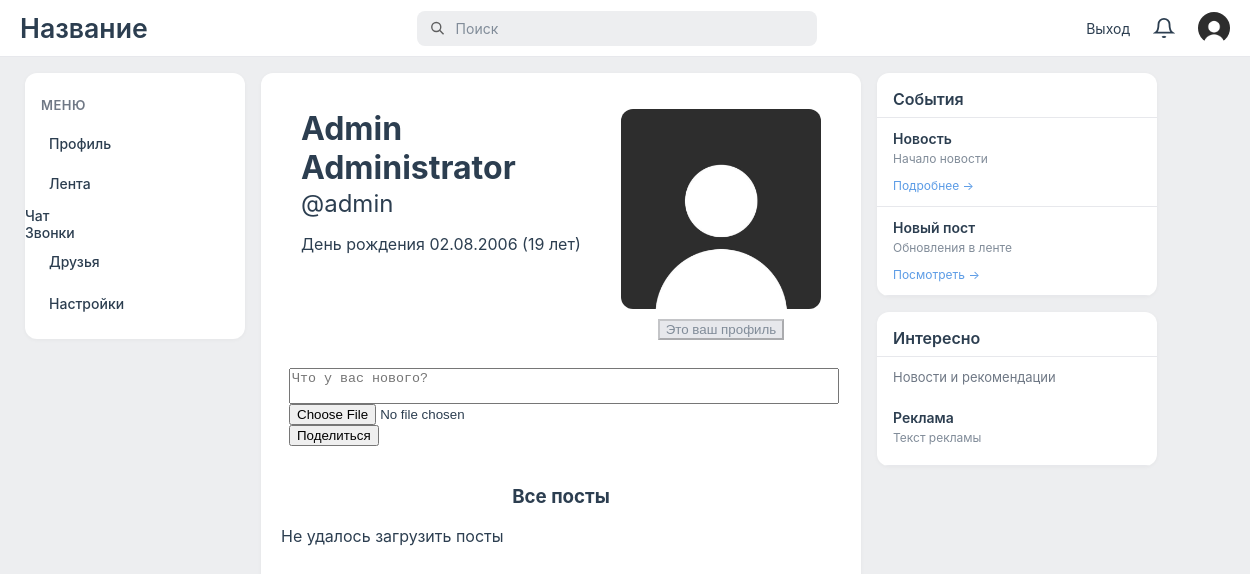
The app's page /profile/userWall.php?user_id=2 (signed in) with its own data.
### tables this page shows
CREATE TABLE `users` (
  `user_id` int NOT NULL,
  `login` varchar(50) NOT NULL,
  `first_name` varchar(255) NOT NULL,
  `last_name` varchar(255) NOT NULL,
  `password` varchar(255) NOT NULL,
  `role` varchar(10) NOT NULL,
  `is_private` tinyint(1) NOT NULL,
  `birthday_date` date NOT NULL,
  `creation_date` date NOT NULL,
  `avatar` varchar(255) NOT NULL
);

### classes/DataBase.php (called while the page is built, shortened)
<?php
class Database {
   private $pdo;
    public function __construct() {
        $this->pdo = new PDO("mysql:host=messenger;dbname=Social", "root", "");
        $this->pdo->setAttribute(PDO::ATTR_ERRMODE, PDO::ERRMODE_EXCEPTION);
    }
    public function query1($sql, $params = []) {
        $stmt = $this->pdo->prepare($sql);
        $stmt->execute($params);
        return $stmt;
    }
    public function fetchOne($sql, $params = []) {
        $result = $this->query1($sql, $params)->fetch();
        return $result === false ? null : $result;
    }
}
?>

### classes/User.php (called while the page is built, shortened)
<?php
class User {
    private $data = [];
    public function __construct(int $user_id, array $data, Database $db) {
        $this->data = $data;
    }
	public static function getUserById($id, Database $db){
		$sql = "SELECT * FROM users WHERE user_id = ?";
		$data = $db->fetchOne($sql, [$id]);
		return new self($id, $data, $db);
	}
    public function get($field) {
        return $this->data[$field] ?? '';
    }
	public function getAge(){
		$curDate = new DateTime();
		$birthday_date = new DateTime($this->get(UserField::BIRTHDAY));
		$age = $curDate->diff($birthday_date);
		return $age->y;
	}
	public function getFormattedBirthday(){
		$birthday_date = new DateTime($this->get(UserField::BIRTHDAY));
		return $birthday_date->format('d.m.Y');
	}
}
?>

### includes/init.php (called while the page is built, shortened)
<?php
require_once __DIR__ . '/../classes/Database.php';
require_once __DIR__ . '/../classes/User.php';
$db = new Database();
?>

### profile/userWall.php (the view, shortened to what this page needs)
<?php
include "../includes/init.php";
$wall_owner_id = isset($_GET['user_id']) ? intval($_GET['user_id']) : 0;
$wall_owner = User::getUserById($_GET['user_id'], $db);
	$first_name = $wall_owner? $wall_owner->get(UserField::FIRST_NAME): 'Пользователь';
	$last_name = $wall_owner? $wall_owner->get(UserField::LAST_NAME): 'Несуществующий';
	$login = $wall_owner? $wall_owner->get(UserField::LOGIN): 'does_not_exist';
$wall_owner = User::getUserById($wall_owner_id, $db);
    ?>
    <?php
$profile_img = $wall_owner->get(UserField::AVATAR);
$friendship_status = 'none';
$is_owner = false;
$sent_request = false;
$incoming_request = false;
$is_admin = false;
$complaints_count = 0;
if (isset($_SESSION['id'])) {
    $current_user_id = $_SESSION['id'];
    $is_owner = ($current_user_id == $wall_owner_id);
    $current_user = User::getUserById($current_user_id, $db);
    if ($current_user && $current_user->get('role') == '1') {
        $is_admin = true;
        $complaints_sql = "SELECT COUNT(*) as count FROM complains WHERE target_user_id = ?";
        $complaints_result = $db->fetchOne($complaints_sql, [$wall_owner_id]);
        $complaints_count = $complaints_result ? $complaints_result['count'] : 0;
    }
}
?>
<!DOCTYPE html>
<html lang="en">
<head>
	<link rel="stylesheet" href="../assets/css/style.css">
	<link rel="stylesheet" href="../assets/css/user_wall.css">
</head>
<body>
    <?php include '../includes/header.php'; ?>
    <div class="columns-container">
        <?php include '../includes/menuLeft.php'; ?>
        <div class="center-panel">
            <div class="center-panel1">
                <div class="userInfoContainer">
                    <div style="display: flex; flex-direction: column; flex: 1;">
                        <div class="userName">
                            <?php echo $first_name ?>
							<?php echo $last_name ?>
                        </div>
                        <div class="userLogin"> @<?php echo $login ?></div>
						<?php if($wall_owner != null){?>
                        <div class="otherInfo">
                            День рождения <?php echo $wall_owner->getFormattedBirthday(); ?>
                            (<?php echo $wall_owner->getAge(); ?> лет)
                        </div>
                    </div>
                    <div style="display: flex; flex-direction: column; align-items: center; gap: 10px;">
                        <img src="../assets/uploads/<?php echo $profile_img; ?>" style="height: 200px; border-radius: 12px;">
                        <?php if (isset($_SESSION['id']) && !$is_owner): ?>
                            <?php if ($is_admin): ?>
                                <?php if ($complaints_count > 0): ?>
                                    <div class="complaints-info" style="text-align: center; margin-bottom: 4px;">
                                        <span style="color: #e74c3c; font-size: 14px;">
                                            ⚠ Жалоб на пользователя: <strong><?php echo $complaints_count; ?></strong>
                                        </span>
                                    </div>
                                <?php else: ?>
                                    <div class="complaints-info" style="text-align: center; margin-bottom: 4px;">
                                        <span style="color: #818c99; font-size: 14px;">
                                            ✅ Жалоб нет
                                        </span>
                                    </div>
                                <?php endif; ?>
                                <button class="admin-delete-btn" data-user-id="<?php echo $wall_owner_id; ?>">
                                    🗑 Удалить пользователя
                                </button>
                            <?php else: ?>
                                <?php if ($friendship_status == 'accepted'): ?>
                                    <button class="friend-btn friends" disabled>
                                        Вы друзья ✓
                                    </button>
                                <?php elseif ($sent_request): ?>
                                    <button class="friend-btn pending" disabled>
                                        Заявка отправлена
                                    </button>
                                <?php elseif ($incoming_request): ?>
                                    <button class="friend-btn accept-request" data-user-id="<?php echo $wall_owner_id; ?>">
                                        Принять заявку в друзья
                                    </button>
                                <?php else: ?>
                                    <button class="friend-btn send-request" data-user-id="<?php echo $wall_owner_id; ?>">
                                        Добавить в друзья
                                    </button>
                                <?php endif; ?>
                                <button class="complaint-btn" data-user-id="<?php echo $wall_owner_id; ?>">
                                    ⚠ Пожаловаться
                                </button>
                            <?php endif; ?>
                        <?php elseif ($is_owner): ?>
                            <button class="friend-btn" style="background-color: #e7e8ec; color: #818c99; cursor: default;" disabled>
                                Это ваш профиль
                            </button>
                        <?php endif; ?>
                    </div>
                </div>
                <?php if($wall_owner != null && isset($_SESSION['id'])){?>
                <div>
                    <form id="postForm" class="postForm">
                        <textarea id="postMessage" placeholder="Что у вас нового?"></textarea>
                        <input id="postImage" type="file">
                        <button>Поделиться</button>
                    </form>
                </div>
                <?php }
				if ($wall_owner != null){?>
                <div style="width:100%; display: flex; justify-content: center; align-items: center;">
                    <h3>Все посты</h3>
                </div>
                <div class="postsContainer" id="postsContainer">
                </div>
                <?php
                }
                } else {?>
				<div class="pageNotFound">
					Как вы тут оказались?
				</div>
				<?php } ?>
            </div>
        </div>
        <?php include '../includes/menuRight.php'; ?>
    </div>
</body>
</html>

### includes/header.php (shortened to what this page needs)
<div class="header-fullwidth">
	<h1>Название</h1>
	<div class="search-container">
		<div class="search-box">
			<svg class="search-icon" viewBox="0 0 24 24" fill="none" stroke="currentColor" stroke-width="2">
				<circle cx="10.5" cy="10.5" r="6.5" />
				<line x1="21" y1="21" x2="15" y2="15" />
			</svg>
			<input type="text" class="search-input" placeholder="Поиск">
		</div>
	</div>
	<div class="header-right">
		<?php
		require_once __DIR__ . '/../classes/Database.php';
		if (isset($_SESSION['id'])):
		?>
		<a href="../auth/logout.php" style="text-decoration: none; color: #2c3e50; font-size: 14px;">Выход</a>
		<?php include '../includes/notificationBell.php'; ?>
		<div class="avatar">
			<?php
				$db = new Database();
				$user = User::getUserById($_SESSION['id'], $db);
				$image_name = $user->get(UserField::AVATAR);
				?>
			<img src="../assets/uploads/<?php echo ($image_name);?>"
				style="width: 32px; height: 32px; border-radius: 100%;">
		</div>
		<?php else:?>
		<div>Вы вошли как гость</div>
		<?php endif;?>
	</div>
</div>

### assets/css/style.css (style rules this page uses)
body { margin: 0; padding: 0; width: 100%; min-width: 100%; height: 100vh; font-family: -apple-system, BlinkMacSystemFont, 'Segoe UI', Roboto, 'Helvetica Neue', Arial, sans-serif; display: flex; flex-direction: column; overflow-y: hidden; overflow-x: auto; background: #edeef0; }
.header-fullwidth { display: flex; flex-shrink: 0; align-items: center; justify-content: space-between; width: 100%; min-width: 100vw; background: #ffffff; border-bottom: 1px solid #e7e8ec; position: sticky; top: 0; left: 0; right: 0; z-index: 80; box-sizing: border-box; flex-shrink: 0; padding: 0 20px; }
h1 { font-size: 20pt; font-weight: 600; margin: 0; padding: 12px 0; color: #2c3e50; }
.header-fullwidth h1 { margin: 0; color: #2c3e50; font-size: 20pt; font-weight: 600; }
.search-container { flex: 1; max-width: 400px; margin: 0 20px; }
.search-box { display: flex; align-items: center; background: #edeef0; border-radius: 8px; padding: 8px 12px; transition: all 0.2s; }
.search-icon { width: 18px; height: 18px; margin-right: 8px; opacity: 0.6; }
.search-input { background: transparent; border: none; outline: none; font-size: 14px; width: 100%; font-family: inherit; }
.search-input::placeholder { color: #818c99; }
.header-right { display: flex; gap: 15px; align-items: center; }
.avatar { width: 32px; height: 32px; border-radius: 50%; background: #ffffff; display: flex; align-items: center; justify-content: center; color: white; font-weight: bold; cursor: pointer; }
.columns-container { display: flex; flex: 1; width: 100%; max-width: 1200px; margin: 0 auto; padding: 16px 20px; gap: 16px; min-height: 0; overflow: visible; }
.center-panel { flex: 1; background-color: #ffffff; color: #2c3e50; box-sizing: border-box; overflow-y: auto; min-width: 300px; max-width: 600px; border-radius: 12px; box-shadow: 0 1px 4px rgba(0, 0, 0, 0.04); }
.center-panel1 { padding: 16px 20px; height: 100%; }
.center-panel, .left-panel { scrollbar-width: thin; scrollbar-color: #d1d1d1 transparent; }

### assets/css/user_wall.css (style rules this page uses)
.userInfoContainer { display: flex; flex-direction: row; justify-content: space-between; align-items: start; margin: 20px }
.userName { font-size: 32px; font-weight: bold; }
.userLogin { font-size: 24px; margin: 2px 0px 16px; }
.postsContainer { display: flex; flex-direction: column; justify-content: start; align-items: start; }
.postForm { display: flex; flex-direction: column; align-items: start; padding: 8px; font-size: 14px; line-height: 1.5; color: #2c3e50; margin-bottom: 12px; }
.postForm textarea { resize: none; width: 100%; }

### records on screen
users: avatar (picture), first_name "Admin", last_name "Administrator", login "admin", birthday_date "02.08.2006", birthday_date "19"
